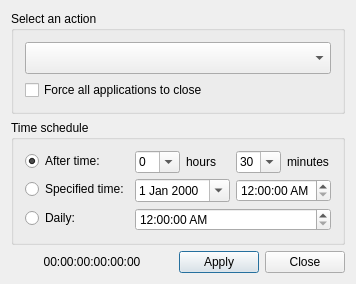
<?xml version="1.0" encoding="UTF-8"?>
<ui version="4.0">
 <class>AutoShutdown</class>
 <widget class="QDialog" name="AutoShutdown">
  <property name="geometry">
   <rect>
    <x>0</x>
    <y>0</y>
    <width>351</width>
    <height>260</height>
   </rect>
  </property>
  <property name="windowTitle">
   <string>Auto Shutdown</string>
  </property>
  <property name="whatsThis">
   <string/>
  </property>
  <layout class="QVBoxLayout" name="verticalLayout_2">
   <item>
    <widget class="QGroupBox" name="groupBoxAction">
     <property name="title">
      <string>Select an action</string>
     </property>
     <layout class="QVBoxLayout" name="verticalLayout">
      <item>
       <widget class="QComboBox" name="comboBoxAction">
        <property name="minimumSize">
         <size>
          <width>0</width>
          <height>32</height>
         </size>
        </property>
       </widget>
      </item>
      <item>
       <widget class="QCheckBox" name="checkBoxForceAppClose">
        <property name="text">
         <string>Force all applications to close</string>
        </property>
       </widget>
      </item>
     </layout>
    </widget>
   </item>
   <item>
    <widget class="QGroupBox" name="groupBoxTime">
     <property name="title">
      <string>Time schedule</string>
     </property>
     <layout class="QFormLayout" name="formLayout">
      <item row="0" column="0">
       <widget class="QRadioButton" name="radioButtonAfterTime">
        <property name="text">
         <string>After time:</string>
        </property>
        <property name="checked">
         <bool>true</bool>
        </property>
       </widget>
      </item>
      <item row="0" column="1">
       <layout class="QHBoxLayout" name="horizontalLayout">
        <item>
         <widget class="QComboBox" name="comboBoxHours">
          <property name="editable">
           <bool>true</bool>
          </property>
          <item>
           <property name="text">
            <string>0</string>
           </property>
          </item>
          <item>
           <property name="text">
            <string>1</string>
           </property>
          </item>
          <item>
           <property name="text">
            <string>2</string>
           </property>
          </item>
          <item>
           <property name="text">
            <string>3</string>
           </property>
          </item>
          <item>
           <property name="text">
            <string>4</string>
           </property>
          </item>
          <item>
           <property name="text">
            <string>5</string>
           </property>
          </item>
          <item>
           <property name="text">
            <string>6</string>
           </property>
          </item>
          <item>
           <property name="text">
            <string>7</string>
           </property>
          </item>
          <item>
           <property name="text">
            <string>8</string>
           </property>
          </item>
          <item>
           <property name="text">
            <string>9</string>
           </property>
          </item>
          <item>
           <property name="text">
            <string>10</string>
           </property>
          </item>
          <item>
           <property name="text">
            <string>11</string>
           </property>
          </item>
          <item>
           <property name="text">
            <string>12</string>
           </property>
          </item>
          <item>
           <property name="text">
            <string>13</string>
           </property>
          </item>
          <item>
           <property name="text">
            <string>14</string>
           </property>
          </item>
          <item>
           <property name="text">
            <string>15</string>
           </property>
          </item>
          <item>
           <property name="text">
            <string>16</string>
           </property>
          </item>
          <item>
           <property name="text">
            <string>17</string>
           </property>
          </item>
          <item>
           <property name="text">
            <string>18</string>
           </property>
          </item>
          <item>
           <property name="text">
            <string>19</string>
           </property>
          </item>
          <item>
           <property name="text">
            <string>20</string>
           </property>
          </item>
          <item>
           <property name="text">
            <string>21</string>
           </property>
          </item>
          <item>
           <property name="text">
            <string>22</string>
           </property>
          </item>
          <item>
           <property name="text">
            <string>23</string>
           </property>
          </item>
          <item>
           <property name="text">
            <string>24</string>
           </property>
          </item>
         </widget>
        </item>
        <item>
         <widget class="QLabel" name="labelHours">
          <property name="text">
           <string>hours</string>
          </property>
         </widget>
        </item>
        <item>
         <widget class="QComboBox" name="comboBoxMinutes">
          <property name="editable">
           <bool>true</bool>
          </property>
          <property name="currentIndex">
           <number>6</number>
          </property>
          <item>
           <property name="text">
            <string>1</string>
           </property>
          </item>
          <item>
           <property name="text">
            <string>5</string>
           </property>
          </item>
          <item>
           <property name="text">
            <string>10</string>
           </property>
          </item>
          <item>
           <property name="text">
            <string>15</string>
           </property>
          </item>
          <item>
           <property name="text">
            <string>20</string>
           </property>
          </item>
          <item>
           <property name="text">
            <string>25</string>
           </property>
          </item>
          <item>
           <property name="text">
            <string>30</string>
           </property>
          </item>
          <item>
           <property name="text">
            <string>35</string>
           </property>
          </item>
          <item>
           <property name="text">
            <string>40</string>
           </property>
          </item>
          <item>
           <property name="text">
            <string>45</string>
           </property>
          </item>
          <item>
           <property name="text">
            <string>50</string>
           </property>
          </item>
          <item>
           <property name="text">
            <string>55</string>
           </property>
          </item>
          <item>
           <property name="text">
            <string>60</string>
           </property>
          </item>
         </widget>
        </item>
        <item>
         <widget class="QLabel" name="labelMinutes">
          <property name="text">
           <string>minutes</string>
          </property>
         </widget>
        </item>
       </layout>
      </item>
      <item row="1" column="0">
       <widget class="QRadioButton" name="radioButtonSpecifiedTime">
        <property name="text">
         <string>Specified time:</string>
        </property>
       </widget>
      </item>
      <item row="1" column="1">
       <layout class="QHBoxLayout" name="horizontalLayout_2">
        <item>
         <widget class="QDateEdit" name="dateEditSpecifiedTime">
          <property name="calendarPopup">
           <bool>true</bool>
          </property>
         </widget>
        </item>
        <item>
         <widget class="QTimeEdit" name="timeEditSpecifiedTime">
          <property name="displayFormat">
           <string>h:mm:ss AP</string>
          </property>
         </widget>
        </item>
       </layout>
      </item>
      <item row="2" column="0">
       <widget class="QRadioButton" name="radioButtonDaily">
        <property name="text">
         <string>Daily:</string>
        </property>
       </widget>
      </item>
      <item row="2" column="1">
       <widget class="QTimeEdit" name="timeEditDaily">
        <property name="displayFormat">
         <string>h:mm:ss AP</string>
        </property>
       </widget>
      </item>
     </layout>
    </widget>
   </item>
   <item>
    <layout class="QHBoxLayout" name="horizontalLayout_4" stretch="0,0">
     <item>
      <widget class="QLabel" name="labelTimeRemain">
       <property name="text">
        <string>00:00:00:00:00:00</string>
       </property>
       <property name="alignment">
        <set>Qt::AlignCenter</set>
       </property>
      </widget>
     </item>
     <item>
      <layout class="QHBoxLayout" name="horizontalLayout_3" stretch="0,0">
       <property name="sizeConstraint">
        <enum>QLayout::SetDefaultConstraint</enum>
       </property>
       <item>
        <widget class="QPushButton" name="buttonApply">
         <property name="text">
          <string>Apply</string>
         </property>
         <property name="default">
          <bool>true</bool>
         </property>
        </widget>
       </item>
       <item>
        <widget class="QPushButton" name="buttonClose">
         <property name="text">
          <string>Close</string>
         </property>
         <property name="default">
          <bool>false</bool>
         </property>
        </widget>
       </item>
      </layout>
     </item>
    </layout>
   </item>
  </layout>
 </widget>
 <layoutdefault spacing="6" margin="11"/>
 <resources/>
 <connections/>
</ui>
